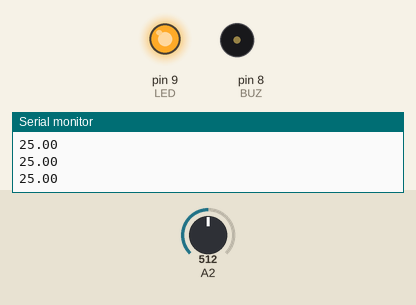
A sketch run on a simulated Arduino Uno, built with avr-gcc and run on an emulated ATmega328P. Shown: output pins drawn as LEDs (lit = HIGH), buzzer (waves = sounding, pin HIGH), the last lines printed to the serial monitor. The test bench sets the inputs (shaded band); at power-on: A2 = 512.

Above: at 2.2 s.
2.3 s: A2 set to 0
At 2.7 s:
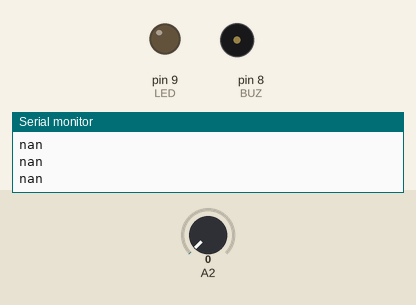
4.2 s: A2 set to 35
At 4.31 s:
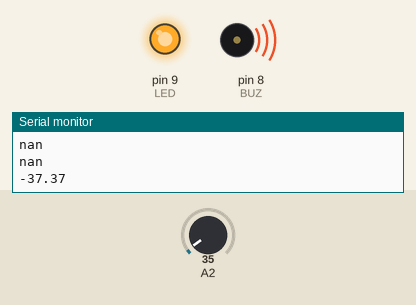
Timing chart, 0 to 7.2 s (numbered marks = the images above; inputs shaded):
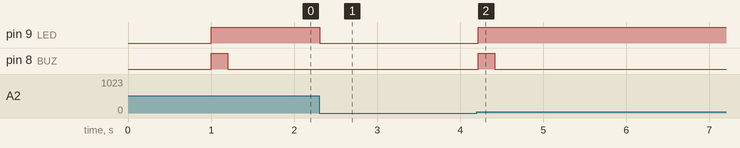

The sketch:

thermistor.ino
```cpp
#include "Thermistor.h" // Inclusão da biblioteca para leitura do termistor

#define LED 9           // Pino digital do LED
#define BUZ 8           // Pino digital do buzzer
#define LIMITE_SUP 30   // Limite superior da faixa de temperatura
#define LIMITE_INF 25   // Limite inferior da faixa de temperatura

Thermistor temp(2);     // Objeto Thermistor no pino analógico A2

bool buzzer_ativado = false; // Variável para controlar o estado do buzzer

void setup() {
  Serial.begin(9600);   // Inicializa a comunicação serial
  delay(1000);          // Espera 1 segundo para estabilizar
  pinMode(LED, OUTPUT);
  pinMode(BUZ, OUTPUT);
}

void loop() {
  float temperature = temp.getTemp(); // Lê a temperatura do sensor
  //Serial.print("Temperatura: ");
  Serial.println(temperature);
  //Serial.println("°C");

  // Verifica se a temperatura está fora da faixa aceitável
  if (temperature <= LIMITE_INF || temperature >= LIMITE_SUP) {
    //Serial.println("Alerta! Temperatura fora da faixa aceitável.");
    digitalWrite(LED, HIGH); // Liga o LED

    // Emite um único bip se o buzzer ainda não foi ativado
    if (!buzzer_ativado) {
      digitalWrite(BUZ, HIGH);
      delay(200);          // Duração do bip
      digitalWrite(BUZ, LOW);
      buzzer_ativado = true; // Marca que o buzzer já foi ativado
    }
  } else {
    // Temperatura está normal
    //Serial.println("Temperatura normal.");
    digitalWrite(LED, LOW);   // Desliga o LED
    buzzer_ativado = false;   // Reseta o estado do buzzer
  }

  delay(100); // Intervalo de 1 segundo
}
```

Thermistor.cpp
```cpp
/**************************************************************/
/*				max mayfield								  */
/*				mm systems									  */
/*				max.mayfield@hotmail.com					  */
/*															  */
/*	code based from code on Arduino playground found here:	  */
/*	http://www.arduino.cc/playground/ComponentLib/Thermistor2 */
/**************************************************************/

/* ======================================================== */

#include "Arduino.h"
#include "Thermistor.h"

//--------------------------
Thermistor::Thermistor(int pin) {
  _pin = pin;
}

//--------------------------
double Thermistor::getTemp() {
  // Inputs ADC Value from Thermistor and outputs Temperature in Celsius
  int RawADC = analogRead(_pin);

  long Resistance;
  double Temp;

  // Assuming a 10k Thermistor.  Calculation is actually: Resistance = (1024/ADC)
  Resistance=((10240000/RawADC) - 10000);

  /******************************************************************/
  /* Utilizes the Steinhart-Hart Thermistor Equation:				*/
  /*    Temperature in Kelvin = 1 / {A + B[ln(R)] + C[ln(R)]^3}		*/
  /*    where A = 0.001129148, B = 0.000234125 and C = 8.76741E-08	*/
  /******************************************************************/
  Temp = log(Resistance);
  Temp = 1 / (0.001129148 + (0.000234125 * Temp) + (0.0000000876741 * Temp * Temp * Temp));
  Temp = Temp - 273.15;  // Convert Kelvin to Celsius

  /* - TESTING OUTPUT - remove lines with * to get serial print of data
  Serial.print("ADC: "); Serial.print(RawADC); Serial.print("/1024");  // Print out RAW ADC Number
  Serial.print(", Volts: "); printDouble(((RawADC*4.860)/1024.0),3);   // 4.860 volts is what my USB Port outputs.
  Serial.print(", Resistance: "); Serial.print(Resistance); Serial.print("ohms");
  */

  // Uncomment this line for the function to return Fahrenheit instead.
  //Temp = (Temp * 9.0)/ 5.0 + 32.0; // Convert to Fahrenheit

  return Temp;  // Return the Temperature
}

/* ======================================================== */
```

Thermistor.h
```cpp
/**********************************************************************************/
/* Thermistor -- manages a 10k Thermistor in the follwing circuit: 				  */
/*     																			  */
/*		(Ground) ---- (10k-Resister) -------|------- (Thermistor) ---- (+5v)	  */
/*                                          |									  */
/*                                      Analog Pin								  */
/*																				  */
/*			code based from code on Arduino playground found here:				  */
/*			http://www.arduino.cc/playground/ComponentLib/Thermistor2			  */
/*																				  */
/*								max mayfield									  */
/*								mm systems										  */
/*								max.mayfield@hotmail.com						  */
/**********************************************************************************/

#ifndef Thermistor_h
#define Thermistor_h

#include "Arduino.h"
#include "math.h"


class Thermistor {
	public:
		Thermistor(int pin);
		double getTemp();
	private:
		int _pin;
};

#endif
```

Measured:
- after the input at 2.3 s, pin 9 (LED): HIGH → LOW at once
- after the input at 4.2 s, pin 9 (LED): LOW → HIGH at once; pin 8 (BUZ): LOW → HIGH at once, → LOW 0.20 s later
